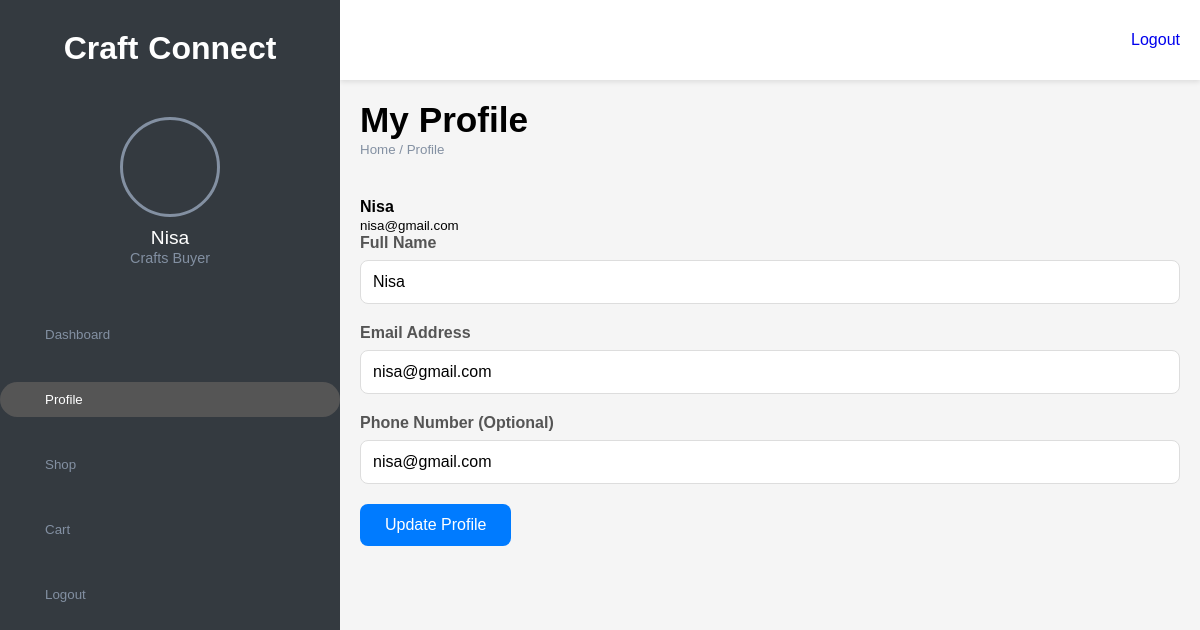
/buyer/profile.php (signed in), run on the app's committed database.
### tables this page shows
CREATE TABLE `users` (
  `id` int(11) NOT NULL,
  `name` varchar(100) NOT NULL,
  `email` varchar(100) NOT NULL,
  `password` text NOT NULL,
  `phone` varchar(15) DEFAULT NULL,
  `role` enum('buyer','seller','admin') NOT NULL,
  `profile_pic` varchar(255) DEFAULT NULL,
  `created_at` timestamp NOT NULL DEFAULT current_timestamp(),
  `status` enum('pending','approved','removed') NOT NULL DEFAULT 'pending'
);

### buyer/profile.php (the view, shortened to what this page needs)
<?php
$conn = new mysqli("localhost", "root", "", "craftconnect");
$buyer_id = $_SESSION['buyer_id'];
$sql = "SELECT name, email, phone FROM users WHERE id = ?";
$stmt = $conn->prepare($sql);
$stmt->bind_param("i", $buyer_id);
$stmt->execute();
$result = $stmt->get_result();
$user = $result->fetch_assoc();
$buyer_name = $user['name'] ?? '';
$buyer_email = $user['email'] ?? '';
$buyer_phone = $user['phone'] ?? '';
?>
<!DOCTYPE html>
<html lang="en">
<head>
    <link rel="stylesheet" href="style.css">
    <link rel="stylesheet" href="https://maxst.icons8.com/vue-static/landings/line-awesome/line-awesome/1.3.0/css/line-awesome.min.css">
</head>
<body>
    <div class="sidebar">
        <div class="side-header">
            <h1 class="m-0 display-5 font-weight-semi-bold">
                <span class="text-primary font-weight-bold border px-3 mr-1">Craft</span>Connect
            </h1>
        </div>
        <div class="side-content">
            <div class="profile">
                <div class="profile-img bg-img" style="background-image: url('../img/buyer.jpg')"></div>
                <h4><?php echo htmlspecialchars($_SESSION['name'] ?? 'Buyer'); ?></h4>
                <small>Crafts Buyer</small>
            </div>
            <div class="side-menu">
                <ul>
                    <li><a href="dashboard.php"><span class="las la-home"></span><small>Dashboard</small></a></li>
                   <li><a href="profile.php" class="active"><span class="las la-user"></span><small>Profile</small></a></li>
                 <li><a href="../home/shop.php"><span class="las la-shopping-bag"></span><small>Shop</small></a></li>
                    <li><a href="../home/cart.php"><span class="las la-shopping-cart"></span><small>Cart</small></a></li>
      <li><a href="../home/logout.php"><span class="las la-sign-out-alt"></span><small>Logout</small></a></li>
             </ul>
            </div>
        </div>
    </div>
    <div class="main-content">
        <header>
            <div class="header-menu">
                <div class="user">
                    <div class="bg-img" style="background-image: url('../img/buyer.jpg')"></div>
                        <span><a href="../home/logout.php">Logout</a></span>
                </div>
            </div>
        </header>
        <main>
            <div class="page-header">
                <h1>My Profile</h1>
                <small>Home / Profile</small>
            </div>
            <div class="page-content">
                <div class="profile-page">
                    <div class="profile-info">
                        <div class="profile-header">
                            <h4><?php echo htmlspecialchars($buyer_name); ?></h4>
                            <small><?php echo htmlspecialchars($buyer_email); ?></small>
                        </div>
                        <form action="update-profile.php" method="POST">
                            <div class="form-group">
                                <label for="name">Full Name</label>
                                <input type="text" id="name" name="name" value="<?php echo htmlspecialchars($buyer_name); ?>">
                            </div>
                            <div class="form-group">
                                <label for="email">Email Address</label>
                                <input type="email" id="email" name="email" value="<?php echo htmlspecialchars($buyer_email); ?>">
                            </div>
                            <div class="form-group">
                                <label for="phone">Phone Number (Optional)</label>
                                <input type="tel" id="phone" name="phone" value="<?php echo htmlspecialchars($buyer_phone); ?>">
                            </div>
                            <button type="submit" class="btn-primary">Update Profile</button>
                        </form>
                    </div>
                </div>
            </div>
        </main>
    </div>
</body>
</html>

### buyer/style.css (style rules this page uses)
:root { --main-color: #555555; --color-dark: #343a40; --text-grey: #8390A2; --bg-color: #f5f5f5; }
* { padding: 0; margin: 0; box-sizing: border-box; list-style-type: none; text-decoration: none; font-family: 'Poppins', sans-serif; }
body { background-color: var(--bg-color); margin: 0 !important; padding: 0 !important; width: 100vw; overflow-x: hidden; }
.sidebar { width: 340px; height: 100%; position: fixed; left: 0; top: 0; background-color: var(--color-dark); z-index: 100; transition: width 300ms; }
.side-header { padding: 30px 20px; color: #fff; display: flex; align-items: center; justify-content: center; }
.side-header span { color: #fff; font-size: 2rem; display: inline-block; margin-right: 10px; }
.side-content { display: flex; flex-direction: column; align-items: center; padding: 20px 0; }
.profile { text-align: center; margin-bottom: 20px; }
.profile .bg-img { height: 100px; width: 100px; background-size: cover; background-position: center; margin: auto; border-radius: 50%; border: 3px solid var(--text-grey); }
.profile h4 { color: #fff; margin-top: 10px; font-size: 1.2rem; font-weight: 500; }
.profile small { color: var(--text-grey); font-size: 0.9rem; }
.side-menu { width: 100%; margin-top: 20px; }
.side-menu li { padding: 10px 0; margin-bottom: 10px; }
.side-menu a { color: var(--text-grey); display: block; padding: 10px 30px; display: flex; align-items: center; transition: background-color 0.3s, color 0.3s; }
.side-menu a:hover, .side-menu a.active { background-color: var(--main-color); color: #fff; border-radius: 20px; }
.main-content { margin-left: 340px; transition: margin-left 300ms; }
header { background-color: #fff; display: flex; justify-content: space-between; align-items: center; padding: 20px; position: sticky; top: 0; z-index: 99; box-shadow: 0 2px 5px rgba(0, 0, 0, 0.1); }
.header-menu { margin-left: auto; }
.user { display: flex; align-items: center; }
.user .bg-img { height: 40px; width: 40px; border-radius: 50%; background-size: cover; background-position: center; margin-right: 10px; }
.user span { color: var(--text-grey); cursor: pointer; }
main { padding: 20px; }
.page-header { margin-bottom: 20px; }
.page-header h1 { font-size: 2.2rem; font-weight: 600; }
.page-header small { color: var(--text-grey); }
.page-content { padding: 20px 0; }
.form-group { margin-bottom: 20px; }
.form-group label { display: block; margin-bottom: 8px; font-weight: 600; color: #555; }
.form-group input, .form-group textarea { width: 100%; padding: 12px; border: 1px solid #ddd; border-radius: 8px; font-size: 1rem; transition: border-color 0.3s; }
.btn-primary { background: #007bff; color: #fff; border: none; padding: 12px 25px; border-radius: 8px; cursor: pointer; font-size: 1rem; transition: background-color 0.3s; }

### data on the page
users: name "Nisa", email "nisa@gmail.com", phone "nisa@gmail.com"

### other printed values
$_SESSION['name'] "Nisa"
